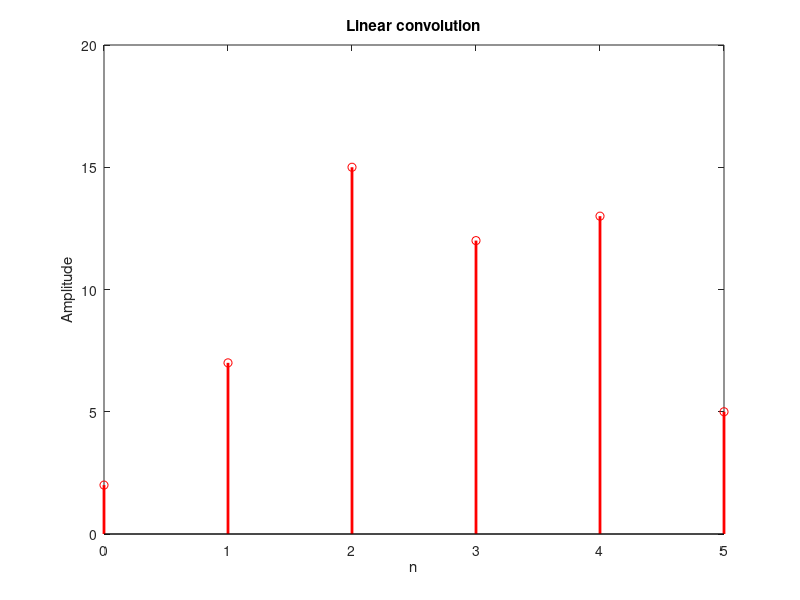

MATLAB code for this plot:
clc;
clear all;
close all;

x=[2 1 2 1];
y=[1 3 5];
N=length(x);
h=conv(x, y);
disp("Linear convolution results:_");
disp(h);
n=0:length(h)-1;
stem(n, h,"r", "LineWidth", 2);
title("Linear convolution");
xlabel("n");
ylabel("Amplitude");
